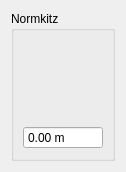
<?xml version="1.0" encoding="UTF-8"?>
<ui version="4.0">
 <class>Form</class>
 <widget class="QWidget" name="Form">
  <property name="geometry">
   <rect>
    <x>0</x>
    <y>0</y>
    <width>126</width>
    <height>171</height>
   </rect>
  </property>
  <property name="windowTitle">
   <string>Form</string>
  </property>
  <layout class="QVBoxLayout" name="verticalLayout">
   <item>
    <widget class="QGroupBox" name="groupBox_2">
     <property name="title">
      <string>Normkitz</string>
     </property>
     <layout class="QVBoxLayout" name="verticalLayout_3">
      <item>
       <widget class="QLabel" name="normkitz">
        <property name="sizePolicy">
         <sizepolicy hsizetype="Fixed" vsizetype="Fixed">
          <horstretch>0</horstretch>
          <verstretch>0</verstretch>
         </sizepolicy>
        </property>
        <property name="minimumSize">
         <size>
          <width>80</width>
          <height>80</height>
         </size>
        </property>
        <property name="text">
         <string/>
        </property>
       </widget>
      </item>
      <item>
       <widget class="QDoubleSpinBox" name="doubleSpinBox">
        <property name="buttonSymbols">
         <enum>QAbstractSpinBox::NoButtons</enum>
        </property>
        <property name="suffix">
         <string> m</string>
        </property>
       </widget>
      </item>
     </layout>
    </widget>
   </item>
  </layout>
 </widget>
 <resources/>
 <connections/>
</ui>
